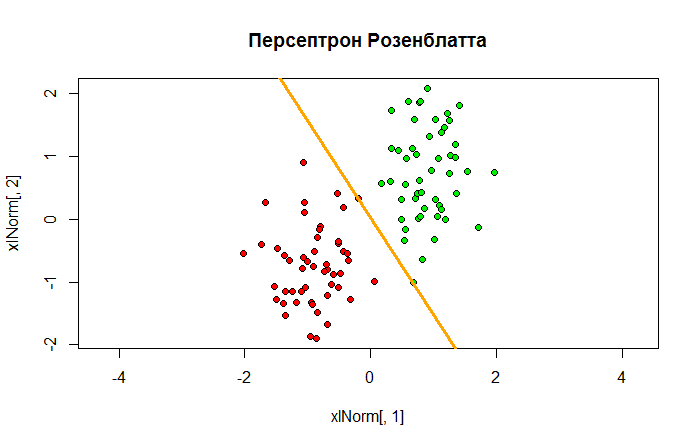

Generate this figure with R:
lossPerceptron <- function(x)
{
  return (max(-x, 0))
}

trainingSampleNormalization <- function(xl) {
  n <- dim(xl)[2] - 1
  for (i in 1:n) {
    xl[, i] <- (xl[, i] - mean(xl[, i])) / sd(xl[, i])
  }
  return(xl)
}


trainingSamplePrepare <- function(xl) {
  l <- dim(xl)[1]
  n <- dim(xl)[2] - 1
  xl <- cbind(xl[, 1:n], seq(from = -1, to = -1, length.out = l), xl[, n + 1])
}


sg <- function(xl, eta = 0.2, lambda = 1/60) {
  l <- dim(xl)[1]
  n <- dim(xl)[2] - 1
  

  w <- c(1/2, 1/2, 1/2)
  
  iterCount <- 0

  Q <- 0
  for (i in 1:l) {
    wx <- sum(w * xl[i, 1:n])
    margin <- wx * xl[i, n + 1]
    Q <- Q + lossPerceptron(margin)
  }
  repeat {
    
    margins <- array(dim = l)
    for (i in 1:l)
    {
      xi <- xl[i, 1:n]
      yi <- xl[i, n + 1]
      margins[i] <- crossprod(w, xi) * yi 
    }
    
    errorIndexes <- which(margins <= 0) 
    
    if (length(errorIndexes) > 0)
    {
     
      i <- sample(1:l, 1)
      iterCount <- iterCount + 1
      xi <- xl[i, 1:n]
      yi <- xl[i, n + 1]
      
      wx <- crossprod(w, xi)
      margin <- wx * yi
      ex <- lossPerceptron(margin)
      w <- w + eta * yi * xi 
      
      Qprev <- Q
      Q <- (1 - lambda) * Q + lambda * ex 
      
    } else
    {
      break
    }
  }
  return(w) 
}

test <- function(ObjectsCountofEachClass) {
  library(MASS)
  sigma <- matrix(c(3,0,0,7),2,2)
  
  xy1 <- mvrnorm (ObjectsCountofEachClass,c(1,1),sigma)
  xy2 <- mvrnorm (ObjectsCountofEachClass,c(9,7),sigma)
  
  xl <- rbind(cbind(xy1, 1), cbind(xy2, -1))
  print(xl);
  
  xlNorm <- trainingSampleNormalization(xl)
  xlNorm <- trainingSamplePrepare(xlNorm)
  
  colors <- c("green2", "red")
  plot(xlNorm[, 1], xlNorm[, 2], pch = 21, asp = 1, main="Персептрон Розенблатта")
  
  for (i in 1:dim(xlNorm)[1]) {
    points(xlNorm[i, 1], xlNorm[i, 2], pch = 21, bg = colors[ifelse((xl[i, 3] < 0), 1, 2)], asp = 1)
  }
  w <- sg(xlNorm)
  print(w)
  
  abline(a = w[3] / w[2], b = -w[1] / w[2], lwd = 3, col = "orange")
  
  
}


test(50)
